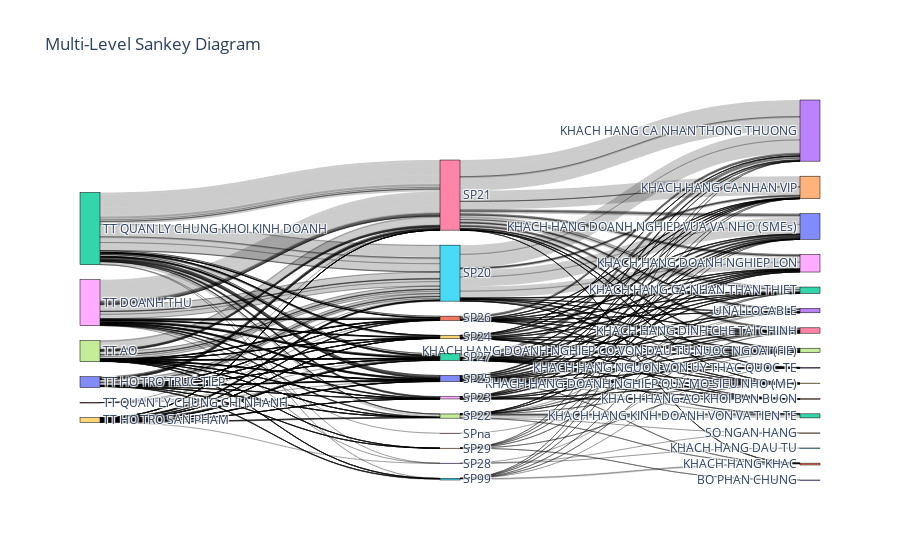

Source (notebook cell):
### Code cell
df = pd.read_csv(r'C:\Users\Admin\PycharmProjects\Money_flow_diagram\Hai ha\KQ phan bo GD2_T092023.csv')
map_df = pd.read_csv(r'map.csv')
map_name = map_df.set_index('ORG_UNIT_ID')['LEVEL_02_NAME'].to_dict()
df['Mã đơn vị tổ chức cấp 6_map'] = df['Mã đơn vị tổ chức cấp 6'].map(map_name) 
df['Mã SP cấp 5 PK'] = df['Mã SP cấp 5'].astype(str).str[:2]
data = df.groupby(['Mã đơn vị tổ chức cấp 6_map', 'Mã SP cấp 5 PK', 'Tên phân khúc KH cấp 3'])['Chi phí nhận phân bổ tại thời điểm'].sum().reset_index()
data['Mã SP cấp 5 PK'] = 'SP' + data['Mã SP cấp 5 PK'].apply(str) 
def create_node_dict(data, columns):
    unique_nodes = set()
    for col in columns:
        unique_nodes.update(data[col].unique())
    return {node: i for i, node in enumerate(sorted(unique_nodes))}

# Extracting the node names and creating a dictionary to map nodes to unique IDs
columns = ['Mã đơn vị tổ chức cấp 6_map', 'Mã SP cấp 5 PK',
       'Tên phân khúc KH cấp 3']
node_dict = create_node_dict(data, columns)

# Preparing source, target, and value lists for the Sankey diagram
source = []
target = []
value = []

for _, row in data.iterrows():
    for i in range(len(columns)-1):
        source.append(node_dict[row[columns[i]]])
        target.append(node_dict[row[columns[i+1]]])
        value.append(row['Chi phí nhận phân bổ tại thời điểm'])

# Creating the node label list
node_labels = list(node_dict.keys())

# Creating the Sankey diagram
fig = go.Figure(data=[go.Sankey(
    node=dict(
        pad=15,
        thickness=20,
        line=dict(color="black", width=0.5),
        label=node_labels
    ),
    link=dict(
        source=source,
        target=target,
        value=value
    ))])

fig.update_layout(title_text="Multi-Level Sankey Diagram", font_size=10)
fig.update_layout(  font_size=12,
                    xaxis_visible=False, xaxis_showticklabels=False,
                    yaxis_visible=False, yaxis_showticklabels=False)

fig.show()

### Figure 1 — Plotly figure (JSON) as saved in the notebook; plotly's stock layout.template omitted (floating-point values rounded to 4 significant figures; data arrays with more than 128 entries replaced by an {"elided": "..."} marker saying what was removed)
{"data": [{"link": {"source": {"elided": "794 int values"}, "target": {"elided": "794 int values"}, "value": {"elided": "794 float values"}}, "node": {"label": ["BO PHAN CHUNG", "KHACH HANG AO KHOI BAN BUON", "KHACH HANG CA NHAN THAN THIET", "KHACH HANG CA NHAN THONG THUONG", "KHACH HANG CA NHAN VIP", "KHACH HANG DAU TU", "KHACH HANG DINH CHE TAI CHINH", "KHACH HANG DOANH NGHIEP CO VON DAU TU NUOC NGOAI (FIE)", "KHACH HANG DOANH NGHIEP LON", "KHACH HANG DOANH NGHIEP QUY MO SIEU NHO (ME)", "KHACH HANG DOANH NGHIEP VUA VA NHO (SMEs)", "KHACH HANG KHAC", "KHACH HANG KINH DOANH VON VA TIEN TE", "KHACH HANG NGUON VON UY THAC QUOC TE", "SO NGAN HANG", "SP20", "SP21", "SP22", "SP23", "SP24", "SP25", "SP26", "SP27", "SP28", "SP29", "SP99", "SPna", "TT AO", "TT DOANH THU", "TT HO TRO SAN PHAM", "TT HO TRO TRUC TIEP", "TT QUAN LY CHUNG CHI NHANH", "TT QUAN LY CHUNG KHOI KINH DOANH", "UNALLOCABLE"], "line": {"color": "black", "width": 0.5}, "pad": 15, "thickness": 20}, "type": "sankey"}], "layout": {"font": {"size": 12}, "title": {"text": "Multi-Level Sankey Diagram"}, "xaxis": {"showticklabels": false, "visible": false}, "yaxis": {"showticklabels": false, "visible": false}}}
